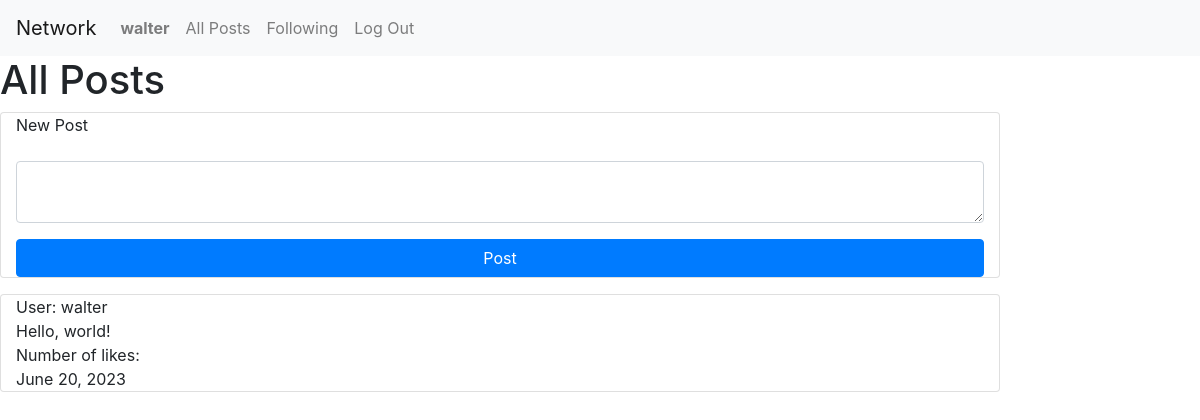
Page / (signed in) on the earlier database version.
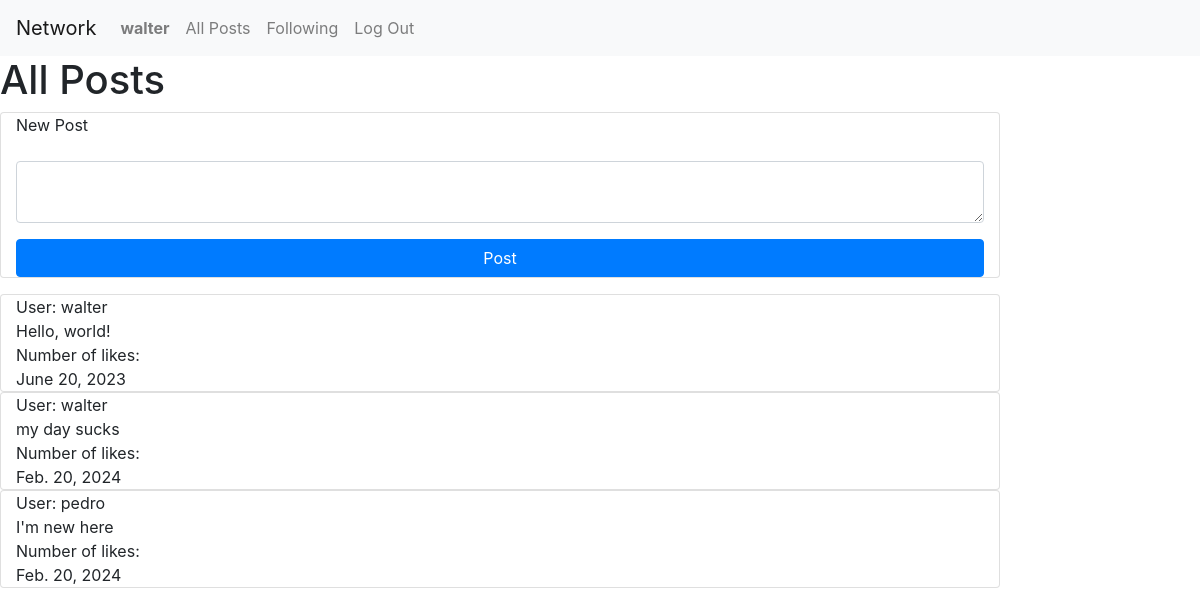
Same page on the later database version.
### network/models.py (models this page shows, shortened)
class User(AbstractUser):
    pass

class Post(models.Model):
    user = models.ForeignKey(User, on_delete=models.CASCADE, related_name="poster")
    post = models.CharField(max_length=64)
    date = models.DateField()

### network/views.py (the view)
# urls.py: path("", views.index, name="index"),
def index(request):
    if request.user.is_authenticated:
        posts = Post.objects.all()
        return render(request, "network/index.html", {
            "posts": posts
        })
    else:
        return render(request, "network/index.html")

### network/templates/network/index.html (shortened to what this page needs)
{% extends "network/layout.html" %}
{% block body %}
{% if user.is_authenticated %}
    <h1> All Posts</h1>
    <div>
        <form action="{% url 'new_post' %}" method="post">
            <div class="mb-3 card col-10">
                <div class="mb-3">
                    <label for="post" class="form-label">New Post</label>
                </div>
                <div class="mb-3">
                    <textarea class="form-control" name="text-compose" rows="2"></textarea>
                </div>
                <input class="btn btn-primary" type="submit" value="Post">
            </div>
        </form>
        <div class="mb-3">
            {% for post in posts %}
            <div class="card col-10">
                <div>User: {{ post.user }}</div>
                <div>{{ post.post }}</div>
                <div>Number of likes: {{post.likes}}</div>
                <div>{{ post.date }}</div>
            </div>
            {% endfor %}
        </div>
    </div>
{% endif %}
{% endblock %}

### network/templates/network/layout.html (shortened to what this page needs)
{% load static %}
<!DOCTYPE html>
<html lang="en">
    <head>
        <link rel="stylesheet" href="https://stackpath.bootstrapcdn.com/bootstrap/4.4.1/css/bootstrap.min.css">
        <link href="{% static 'network/styles.css' %}" rel="stylesheet">
    </head>
    <body>
        <nav class="navbar navbar-expand-lg navbar-light bg-light">
            <a class="navbar-brand" href="#">Network</a>
            <div>
              <ul class="navbar-nav mr-auto">
                {% if user.is_authenticated %}
                    <li class="nav-item">
                        <a class="nav-link" href="#"><strong>{{ user.username }}</strong></a>
                    </li>
                {% endif %}
                <li class="nav-item">
                  <a class="nav-link" href="{% url 'index' %}">All Posts</a>
                </li>
                {% if user.is_authenticated %}
                    <li class="nav-item">
                        <a class="nav-link" href="#">Following</a>
                    </li>
                    <li class="nav-item">
                        <a class="nav-link" href="{% url 'logout' %}">Log Out</a>
                    </li>
                {% endif %}
              </ul>
            </div>
          </nav>
        <div class="body">
            {% block body %}
            {% endblock %}
        </div>
    </body>
</html>

Differences in the rows shown:
added Post: user "walter", post "my day sucks", date "Feb. 20, 2024"
added Post: user "pedro", post "I'm new here", date "Feb. 20, 2024"
